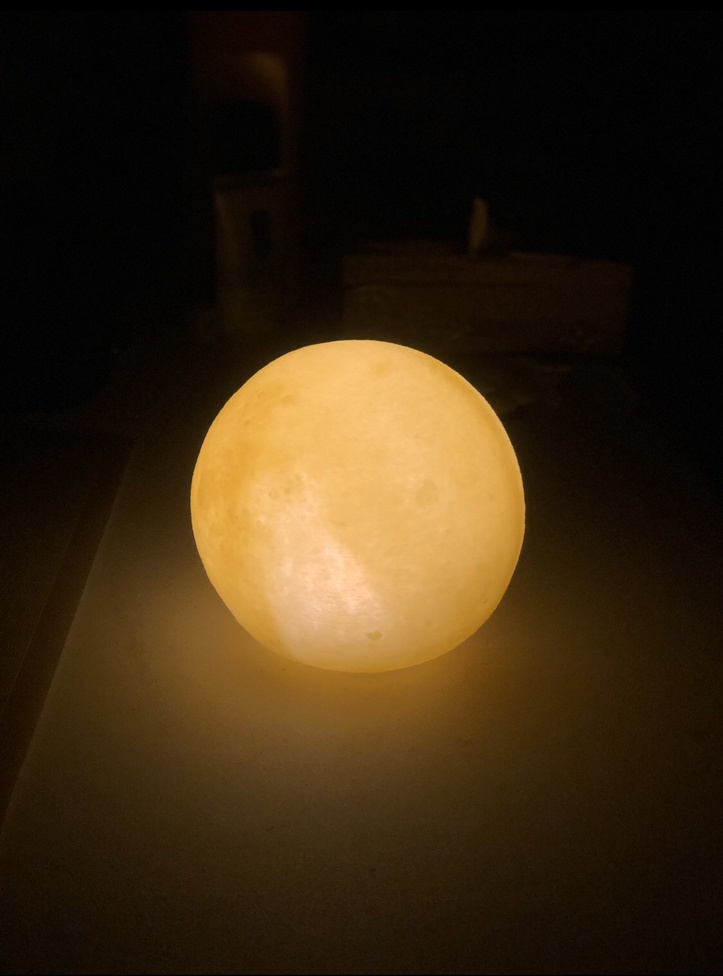
#> input picture Images/moon.jpg, 723 x 976 px, shrunk from 1125 x 1519 before the run, found by its file name
$ python EdgeDetectorMetNum.py   (older library calls are emulated)
#> lines starting #> are read from the running program, lines starting #| are printed output that depends on the picture; after the words box and inside, x2 and y2 are one past the last pixel; in counts of white or black regions, pixels touching at a corner belong together
#!/usr/bin/env python
# coding: utf-8

# In[3]:


# Edge Detector with matplotlib, numpy, and opencv

import cv2
import numpy as np

import matplotlib.pyplot as plt
import matplotlib.image as mpimg

# Importing the image data into Numpy Arrays
moon_image = mpimg.imread('/Users/queene/Desktop/moon.jpg')
#> moon_image is the input picture: shape (976, 723, 3); mean R, G, B 56.1, 39.9, 18.4
print(moon_image)
#> (printed output is left out)

# Show the image
imgplot = plt.imshow(moon_image)

# Grayscale the image
moon_gray = moon_image[:, :, 0]

plt.imshow(moon_gray, cmap='gray')

# Sobel Operator with OpenCV
sobel_x = cv2.Sobel(moon_gray, cv2.CV_64F, 1, 0, ksize=3)
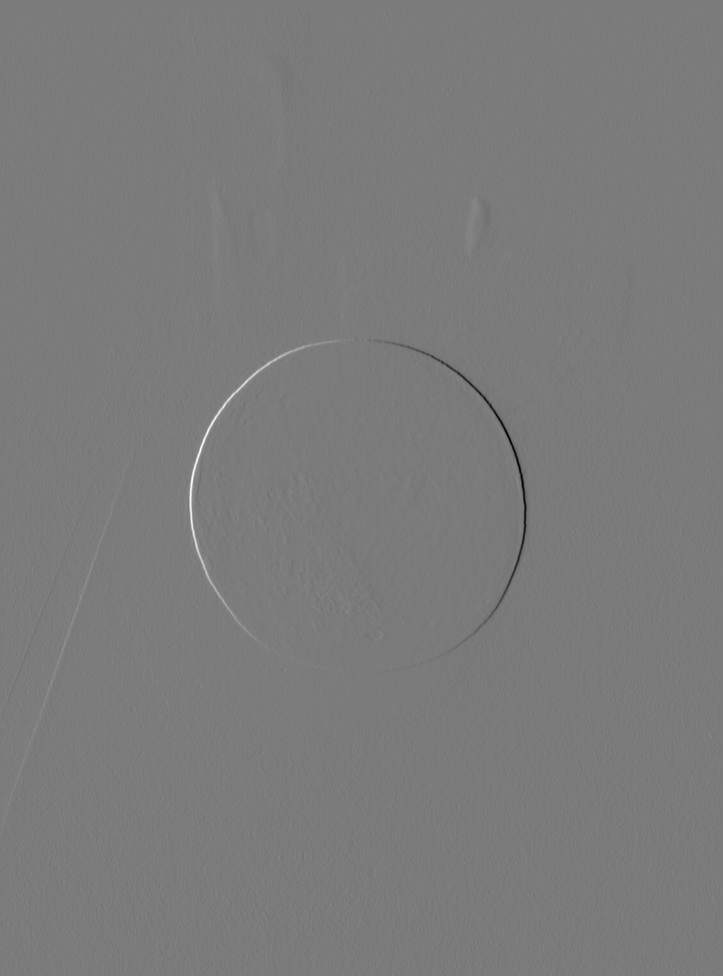
#> sobel_x: shape (976, 723) float64; min -574, max 610, mean 0; drawn with min black and max white
sobel_y = cv2.Sobel(moon_gray, cv2.CV_64F, 0, 1, ksize=3)
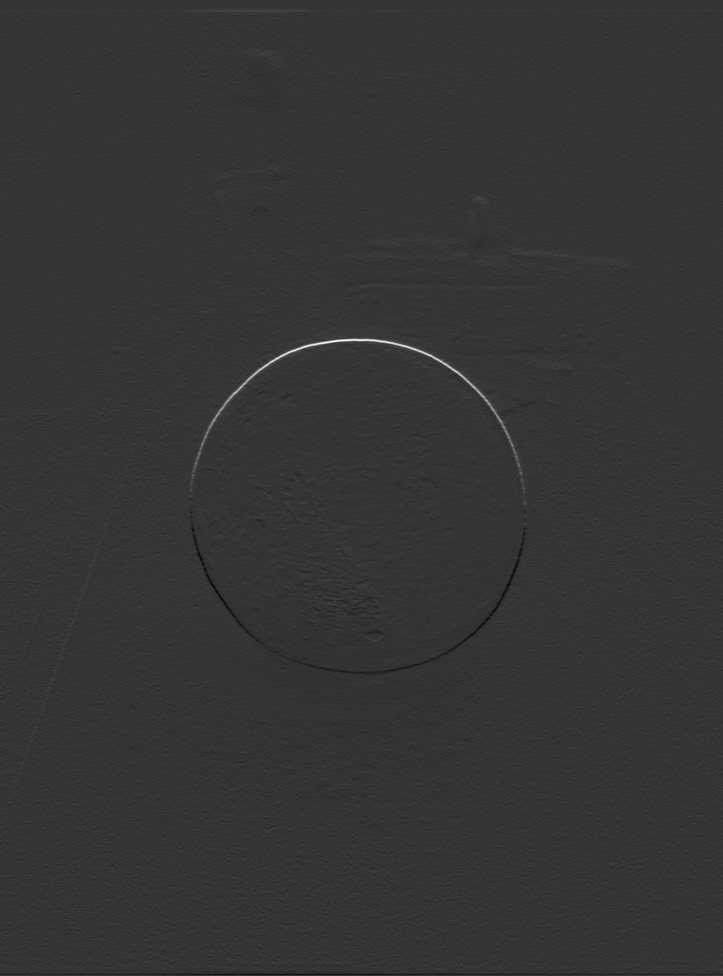
#> sobel_y: shape (976, 723) float64; min -181, max 691, mean 0.1; drawn with min black and max white

cv2.imshow("Sobel_x", sobel_x)
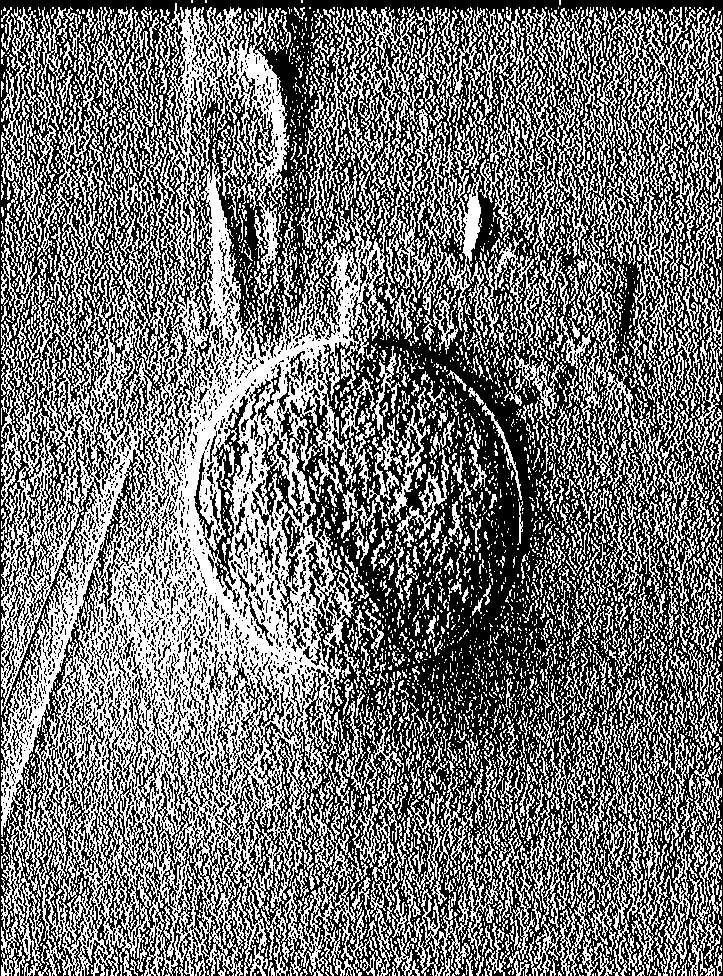
#> window 'Sobel_x': shape (976, 723); 45.4% white in thin lines or dots
cv2.imshow("Sobel_y", sobel_y)
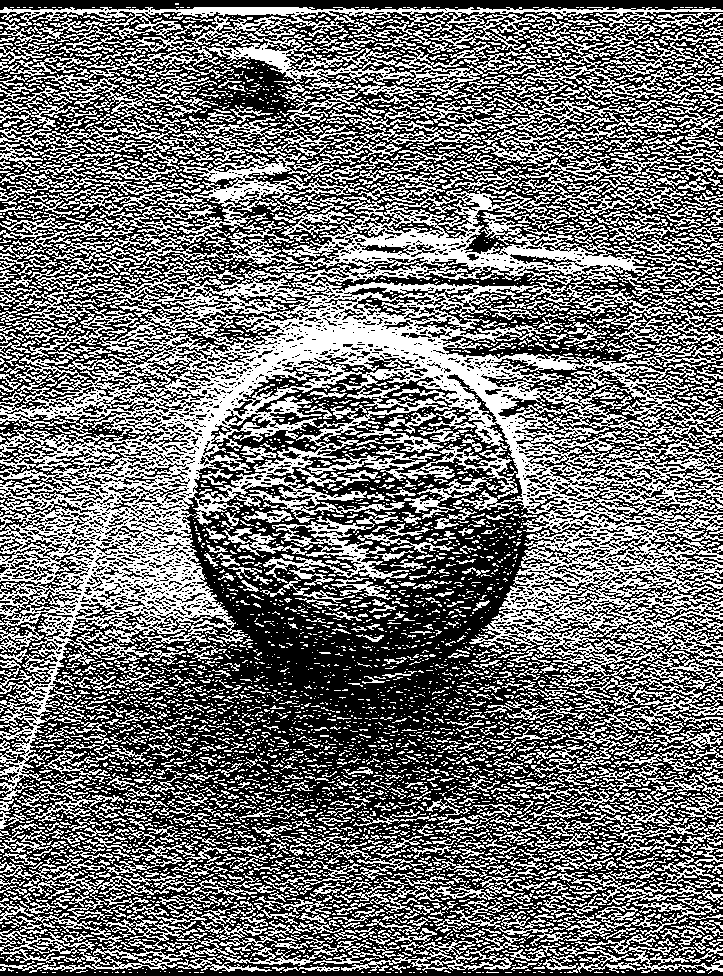
#> window 'Sobel_y': shape (976, 723); 44.2% white in thin lines or dots

# Laplacian Operator with OpenCV
laplacian = cv2.Laplacian(moon_gray, cv2.CV_64F, ksize=3)

cv2.imshow("Laplacian", laplacian)
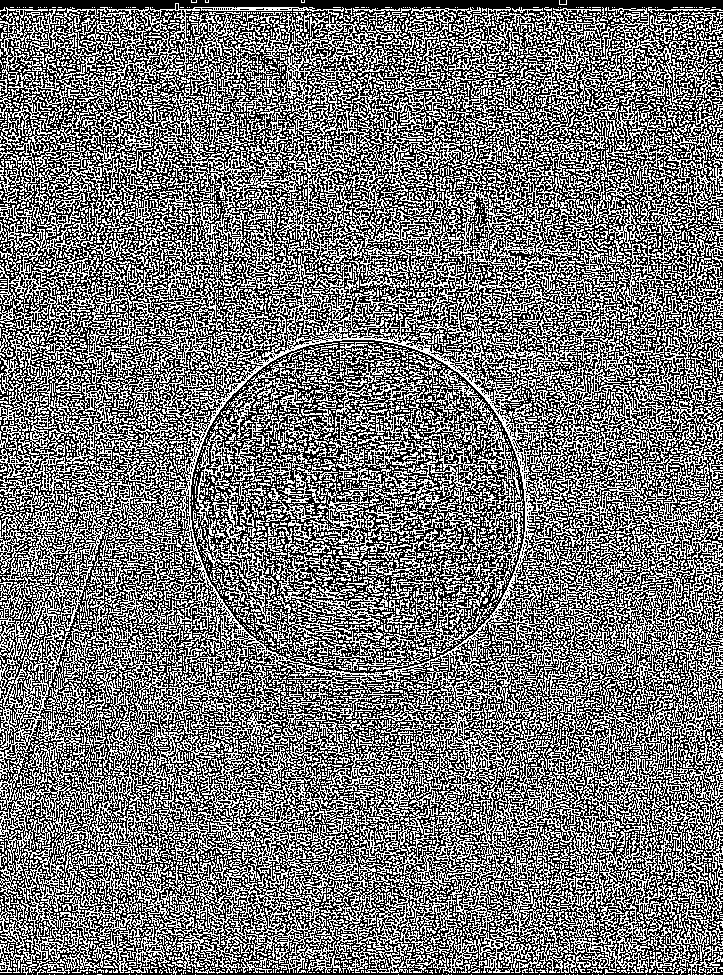
#> window 'Laplacian': shape (976, 723); 45.6% white in thin lines or dots

# Canny Operator
canny = cv2.Canny(moon_gray, 100, 150)
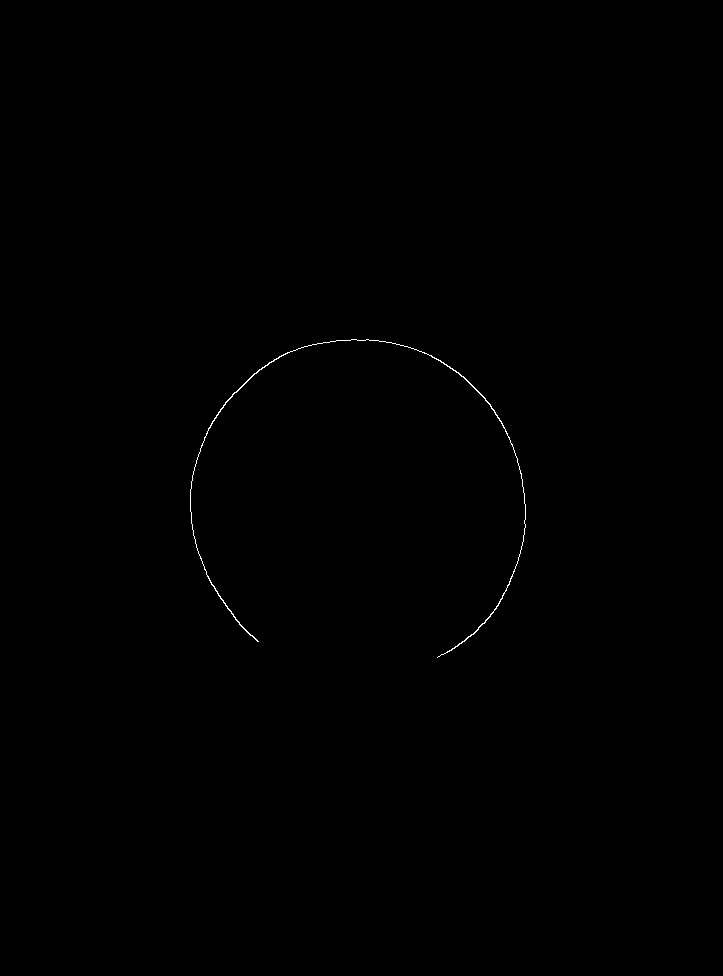
#> canny: shape (976, 723); 0.14% white in thin lines or dots, all inside (x1, y1, x2, y2) = (190, 339, 526, 658)

cv2.imshow("Canny", canny)

cv2.waitKey(0)
cv2.destroyAllWindows()


# In[ ]:


# In[ ]:
